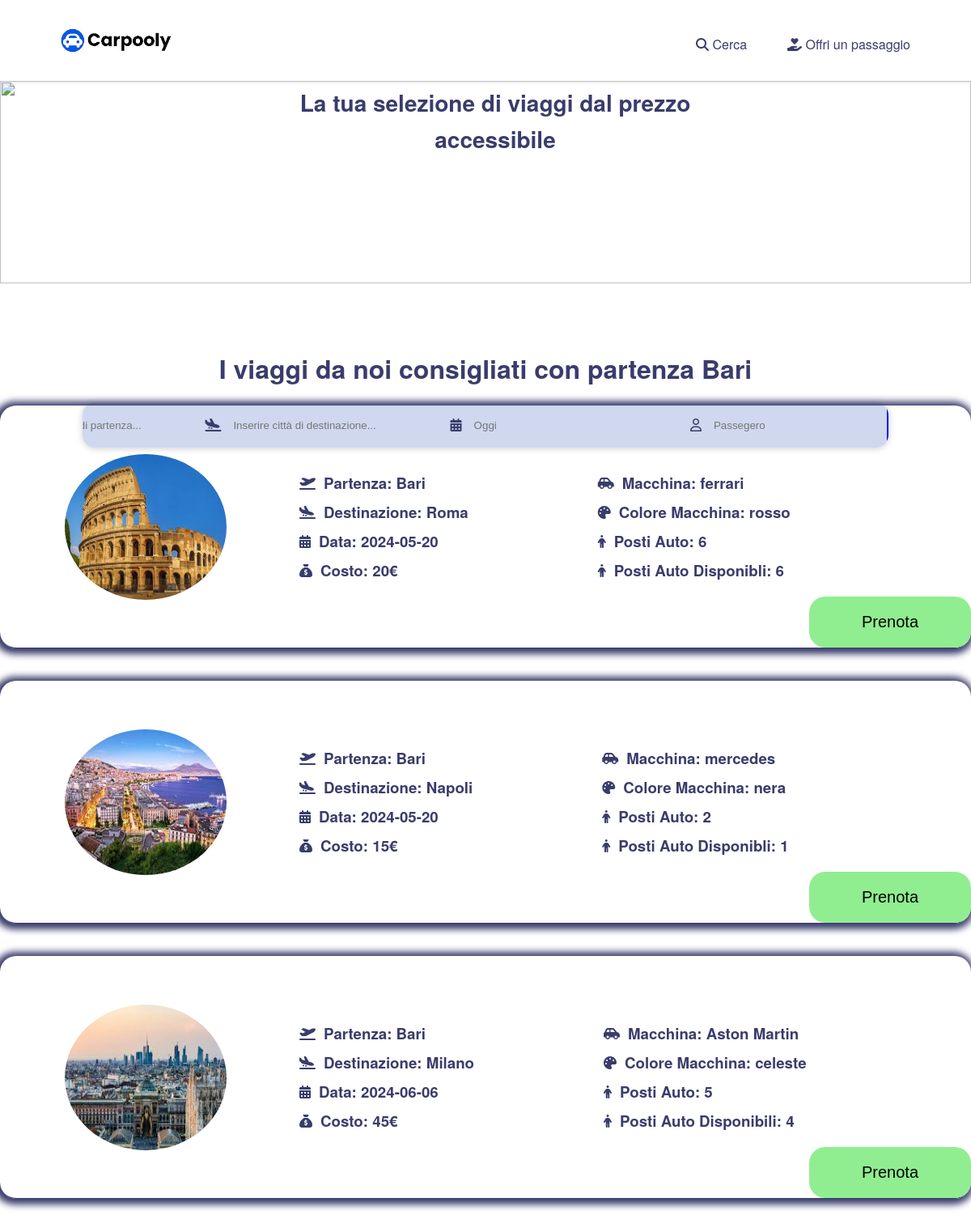
/dashboard-passenger.php, run on an earlier commit of the app's database.
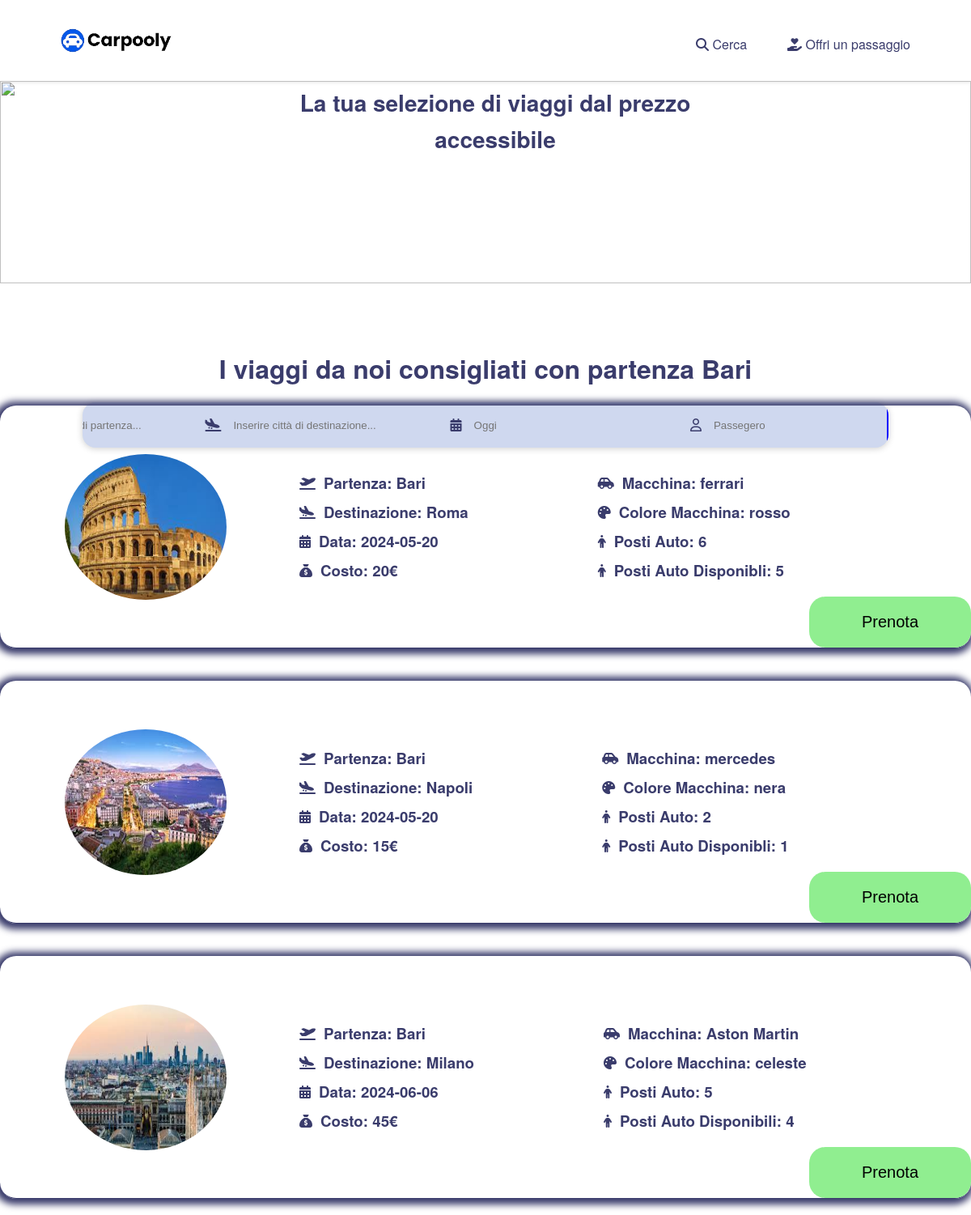
And on a later commit of the database.
### tables this page shows
CREATE TABLE `viaggi` (
  `id` int(11) NOT NULL,
  `id_autista` int(11) NOT NULL,
  `Image` text NOT NULL,
  `partenza` varchar(255) NOT NULL,
  `destinazione` varchar(255) NOT NULL,
  `data_viaggio` date NOT NULL,
  `costo_viaggio` int(11) NOT NULL,
  `modello` varchar(255) NOT NULL,
  `targa` text NOT NULL,
  `colore` varchar(255) NOT NULL,
  `anno` text NOT NULL,
  `nPostitotale` int(11) NOT NULL,
  `nPostiDisponibili` int(11) NOT NULL,
  `creato_il` timestamp NOT NULL DEFAULT current_timestamp()
);

### dashboard-passenger.php (the view, shortened to what the changed rows need)
<?php
    include 'db.php';
?>
<!DOCTYPE html>
<html lang="en">
<head>
    <link rel="stylesheet" href="./static/css/dashboard-passenger.css">
    <link rel="stylesheet" href="https://cdnjs.cloudflare.com/ajax/libs/leaflet/1.7.1/leaflet.css"/>
</head>
<body>
    <section>
        <div class="content-image">
            <h1 class="content-title">La tua selezione di viaggi dal prezzo accessibile</h1>
        </div>
    </section>
    <main class="container travel-raccomendation">
        <div class="content-travel">
            <div class="main-title">
                <h1>I viaggi da noi consigliati con partenza Bari</h1>
            </div>
            <div class="content-card">
                <div class="card-n1">
                    <div class="content-description-travel">
                        <?php
                        $sql = "SELECT * FROM viaggi WHERE partenza = 'Bari' AND destinazione = 'Roma'";
                        $result = $conn->query($sql);
                        if ($result->num_rows > 0) {
                            while ($row = $result->fetch_assoc()) {
                        ?>
                                <div class="travel-travel">
                                    <div class="partenza">
                                        <i class="fa-solid fa-plane-departure"></i>
                                        <h3>Partenza: <?php echo $row['partenza']; ?></h3>
                                    </div>
                                    <div class="destinazione">
                                        <i class="fa-solid fa-plane-arrival"></i>
                                        <h3>Destinazione: <?php echo $row['destinazione']; ?></h3>
                                    </div>
                                    <div class="data">
                                        <i class="fa-solid fa-calendar-days"></i>
                                        <h3>Data: <?php echo $row['data_viaggio']; ?></h3>
                                    </div>
                                    <div class="costo">
                                        <i class="fa-solid fa-sack-dollar"></i>
                                        <h3>Costo: <?php echo $row['costo_viaggio']; ?>€</h3>
                                    </div>
                                </div>
                                <div class="car-travel">
                                    <div class="car">
                                        <i class="fa-solid fa-car-side"></i>
                                        <h3>Macchina: <?php echo $row['modello']; ?></h3>
                                    </div>
                                    <div class="car-color">
                                        <i class="fa-solid fa-palette"></i>
                                        <h3>Colore Macchina: <?php echo $row['colore']; ?></h3>
                                    </div>
                                    <div class="PostiAuto">
                                        <i class="fa-solid fa-person"></i>
                                        <h3>Posti Auto: <?php echo $row['nPostitotale']; ?></h3>
                                    </div>
                                    <div class="PostiAutoDisponibili">
                                        <i class="fa-solid fa-person"></i>
                                        <h3>Posti Auto Disponibli: <?php echo $row['nPostiDisponibili']; ?></h3>
                                    </div>
                                </div>
                        <?php
                            }
                        } else {
                            echo "Nessun viaggio trovato.";
                        }
                        ?>
                    </div>
                </div>
            </div>
         </div>
    </main>
</body>
</html>

What changed in the data, as far as the page shows it:
changed viaggi "Roma": nPostiDisponibili "6" → "5"
